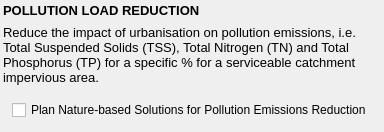
               <widget class="QWidget" name="widget_5" native="true">
                <layout class="QVBoxLayout" name="verticalLayout_44">
                 <property name="leftMargin">
                  <number>3</number>
                 </property>
                 <property name="topMargin">
                  <number>3</number>
                 </property>
                 <property name="rightMargin">
                  <number>3</number>
                 </property>
                 <property name="bottomMargin">
                  <number>3</number>
                 </property>
                 <item>
                  <widget class="QLabel" name="design_ration_lbl_3">
                   <property name="minimumSize">
                    <size>
                     <width>0</width>
                     <height>16</height>
                    </size>
                   </property>
                   <property name="maximumSize">
                    <size>
                     <width>16777215</width>
                     <height>16</height>
                    </size>
                   </property>
                   <property name="whatsThis">
                    <string>Select what design goals to consider and what priority they take over each other. Highest priority (1) and Lowest priority (3) influence technology's chance of being implemented. Note that equal priority can be set as well, in which case no one design rationale is more important than the other.</string>
                   </property>
                   <property name="text">
                    <string>&lt;!DOCTYPE HTML PUBLIC &quot;-//W3C//DTD HTML 4.0//EN&quot; &quot;http://www.w3.org/TR/REC-html40/strict.dtd&quot;&gt;
&lt;html&gt;&lt;head&gt;&lt;meta name=&quot;qrichtext&quot; content=&quot;1&quot; /&gt;&lt;style type=&quot;text/css&quot;&gt;
p, li { white-space: pre-wrap; }
&lt;/style&gt;&lt;/head&gt;&lt;body style=&quot; font-family:'MS Shell Dlg 2'; font-size:10pt; font-weight:400; font-style:normal;&quot;&gt;
&lt;p style=&quot; margin-top:0px; margin-bottom:0px; margin-left:0px; margin-right:0px; -qt-block-indent:0; text-indent:0px;&quot;&gt;&lt;span style=&quot; font-weight:600;&quot;&gt;POLLUTION LOAD REDUCTION&lt;/span&gt;&lt;/p&gt;&lt;/body&gt;&lt;/html&gt;</string>
                   </property>
                  </widget>
                 </item>
                 <item>
                  <widget class="QLabel" name="design_ration_lbl_4">
                   <property name="minimumSize">
                    <size>
                     <width>0</width>
                     <height>0</height>
                    </size>
                   </property>
                   <property name="maximumSize">
                    <size>
                     <width>16777215</width>
                     <height>16777215</height>
                    </size>
                   </property>
                   <property name="whatsThis">
                    <string>Select what design goals to consider and what priority they take over each other. Highest priority (1) and Lowest priority (3) influence technology's chance of being implemented. Note that equal priority can be set as well, in which case no one design rationale is more important than the other.</string>
                   </property>
                   <property name="text">
                    <string>&lt;!DOCTYPE HTML PUBLIC &quot;-//W3C//DTD HTML 4.0//EN&quot; &quot;http://www.w3.org/TR/REC-html40/strict.dtd&quot;&gt;
&lt;html&gt;&lt;head&gt;&lt;meta name=&quot;qrichtext&quot; content=&quot;1&quot; /&gt;&lt;style type=&quot;text/css&quot;&gt;
p, li { white-space: pre-wrap; }
&lt;/style&gt;&lt;/head&gt;&lt;body style=&quot; font-family:'MS Shell Dlg 2'; font-size:10pt; font-weight:400; font-style:normal;&quot;&gt;
&lt;p style=&quot; margin-top:0px; margin-bottom:0px; margin-left:0px; margin-right:0px; -qt-block-indent:0; text-indent:0px;&quot;&gt;Reduce the impact of urbanisation on pollution emissions, i.e. Total Suspended Solids (TSS), Total Nitrogen (TN) and Total Phosphorus (TP) for a specific % for a serviceable catchment impervious area.&lt;/p&gt;&lt;/body&gt;&lt;/html&gt;</string>
                   </property>
                   <property name="wordWrap">
                    <bool>true</bool>
                   </property>
                  </widget>
                 </item>
                 <item>
                  <widget class="QWidget" name="widget_6" native="true">
                   <layout class="QHBoxLayout" name="horizontalLayout_4">
                    <item>
                     <widget class="QCheckBox" name="ration_runoff_check_2">
                      <property name="text">
                       <string>Plan Nature-based Solutions for Pollution Emissions Reduction</string>
                      </property>
                     </widget>
                    </item>
                   </layout>
                  </widget>
                 </item>
                </layout>
               </widget>
